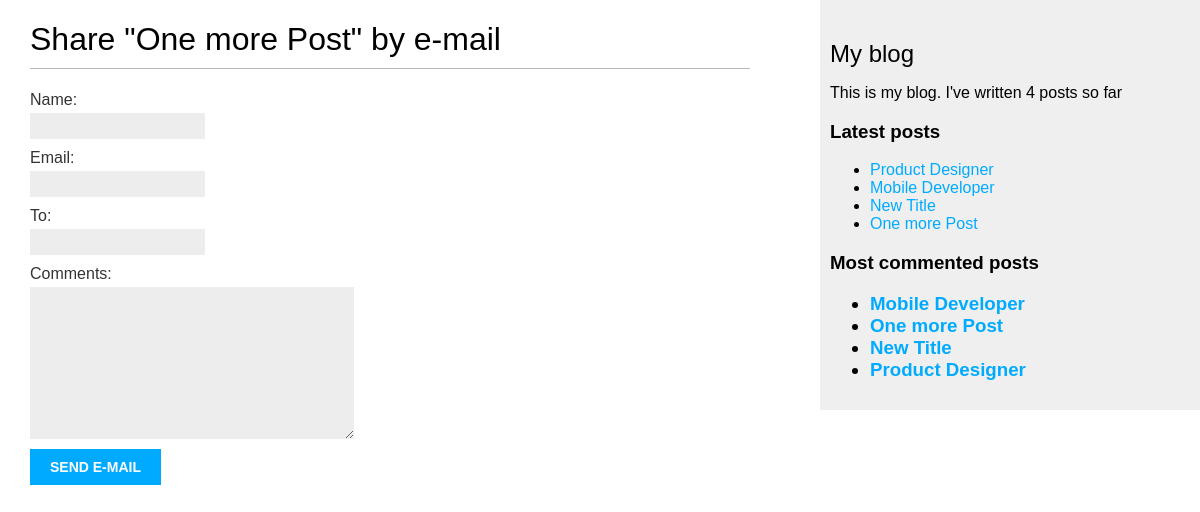
The app's page /2/share/ with its own data.
### meleapp/models.py (models this page shows, shortened)
class Post(models.Model):
    class Status(models.TextChoices):
        DRAFT= 'DF', "Draft"
        PUBLISHED= 'PB', 'Published'
    title= models.CharField(max_length=250)
    author=models.ForeignKey(User, on_delete=models.CASCADE, related_name='blog_posts')
    slug= models.SlugField(max_length=250, unique_for_date='publish')
    body= models.TextField()
    publish= models.DateTimeField(default=timezone.now)
    created= models.DateTimeField(auto_now_add=True)
    updated=models.DateTimeField(auto_now=True)
    status= models.CharField(max_length=2, choices=Status.choices,
                             default=Status.DRAFT)
    tags= TaggableManager()
    objects=models.Manager()
    published=PublishedManager()
    class Meta:
        ordering=['-publish']
        indexes = [
            models.Index(fields=['-publish']),
        ]
    def get_absolute_url(self):
        return reverse('blog:post_detail',
                       args=[self.publish.year,
                             self.publish.month,
                             self.publish.day,
                             self.slug
                            ])

### meleapp/views.py (the view)
def post_share(request, post_id):
    post=get_object_or_404(Post, id=post_id, status=Post.Status.PUBLISHED)
    sent=False
    if request.method == "POST":
        form = EmailPostForm(request.POST)
        if form.is_valid():
            cd=form.cleaned_data  #helps to retrieve the validated data
            post_url=request.build_absolute_uri(post.get_absolute_url())
            subject=f"{cd['name']} recommends you read"\
                    f"{post.title}"
            message= f"Read{post.title} at {post_url}\n\n"\
                    f"{cd['name']}\'s comments: {cd['comments']}"
            send_mail(subject, message, 'adebusolayeye@gmail.com',
                      [cd['to']])
            sent=True
    else:
        form= EmailPostForm()
    return render(request, 'meleapp/share.html', {'post':post,
                                                  'form':form,
                                 'sent':sent})

### meleapp/forms.py
class EmailPostForm(forms.Form):
    name=forms.CharField(max_length=25)
    email=forms.EmailField()
    to=forms.EmailField()
    comments=forms.CharField(required=False,
                             widget=forms.Textarea
                             )

### meleapp/models.py (called while the page is built)
    def get_queryset(self):
        return super().get_queryset().filter(status=Post.Status.PUBLISHED)

### meleapp/templatetags/blog_tags.py (called while the page is built)
@register.simple_tag
def total_posts():
    return Post.published.count()

@register.inclusion_tag('meleapp/latest_posts.html')
def show_latest_posts(count=5):
    latest_posts= Post.published.order_by('-publish')[:count]
    return {'latest_posts': latest_posts}

@register.simple_tag
def get_most_commented_posts(count=5):
    return Post.published.annotate(
        total_comments=Count('comments')
    ).order_by('-total_comments')[:count]

### meleapp/templates/meleapp/share.html (shortened to what this page needs)
{% extends "meleapp/base.html" %}
{% block content %}
    {% if sent %}
        <h1>E-mail successfully sent</h1>
    <p>
        "{{ post.title }}" was successfully sent to {{ form.cleaned_data.to }}.
    </p>
    {% else %}
        <h1>Share "{{ post.title }}" by e-mail</h1>
    <form method="post">
        {{ form.as_p }}
        <input type="submit" value="Send e-mail">
    </form>
  {% endif %}
{% endblock %}

### meleapp/templates/meleapp/base.html (shortened to what this page needs)
{% load blog_tags %}
{% load static %}
<!DOCTYPE html>
<html>
<head>
    <link href="{% static '/css/main.css' %}" rel="stylesheet">
</head>
<body>
<div id="content">
    {% block content %}
    {% endblock %}
</div>
<div id="sidebar">
    <h2>My blog</h2>
<p>
 This is my blog.
 I've written {% total_posts %} posts so far
 </p>
    <h3>Latest posts</h3>
    {% show_latest_posts %}
    <h3>Most commented posts
    {% get_most_commented_posts as most_commented_posts %}
    <ul>
        {% for post in most_commented_posts %}
        <li>
            <a href="{{ post.get_absolute_url }}">{{ post.title }}</a>
        </li>
        {% endfor %}
    </ul>
</div>
</body>
</html>

### meleapp/templates/meleapp/latest_posts.html
<ul>
    {% for post in latest_posts %}
    <li>
        <a href="{{ post.get_absolute_url }}">{{ post.title }}</a>
    </li>
    {% endfor %}
</ul>

### meleapp/static/css/main.css (style rules this page uses)
body { margin:0; padding:0; font-family:helvetica, sans-serif; }
a { color:#00abff; text-decoration:none; }
h1 { font-weight:normal; border-bottom:1px solid #bbb; padding:0 0 10px 0; }
h2 { font-weight:normal; margin:30px 0 0; }
#content { float:left; width:60%; padding:0 0 0 30px; }
#sidebar { float:right; width:30%; padding:10px; background:#efefef; height:100%; }
label { float:left; clear:both; color:#333; margin-bottom:4px; }
input, textarea { clear:both; float:left; margin:0 0 10px; background:#ededed; border:0; padding:6px 10px; font-size:12px; }
input[type=submit] { font-weight:bold; background:#00abff; color:#fff; padding:10px 20px; font-size:14px; text-transform:uppercase; }

### records on screen
Post: title "One more Post"
Post: title "Product Designer"
Post: title "Mobile Developer"
Post: title "New Title"
